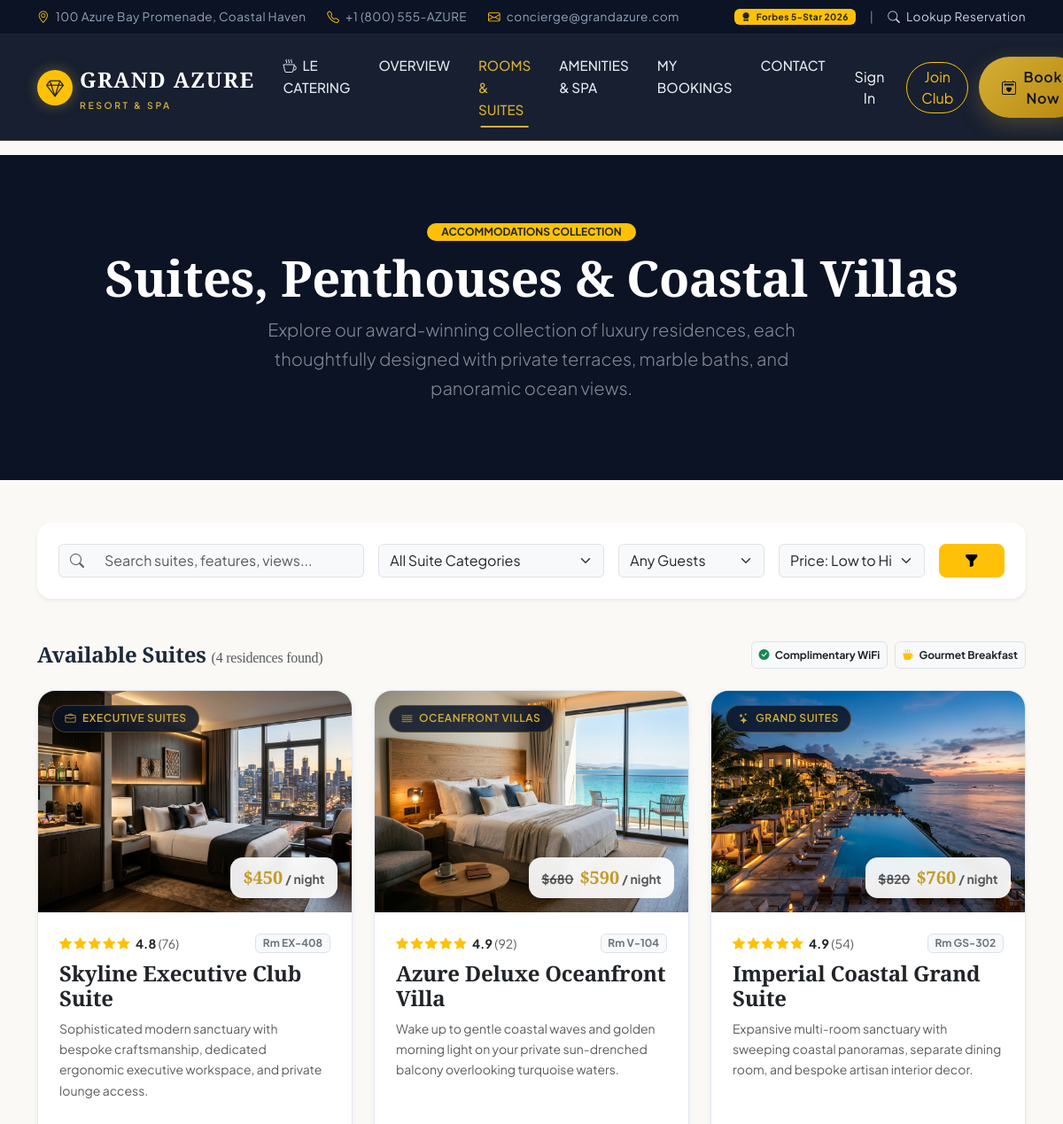
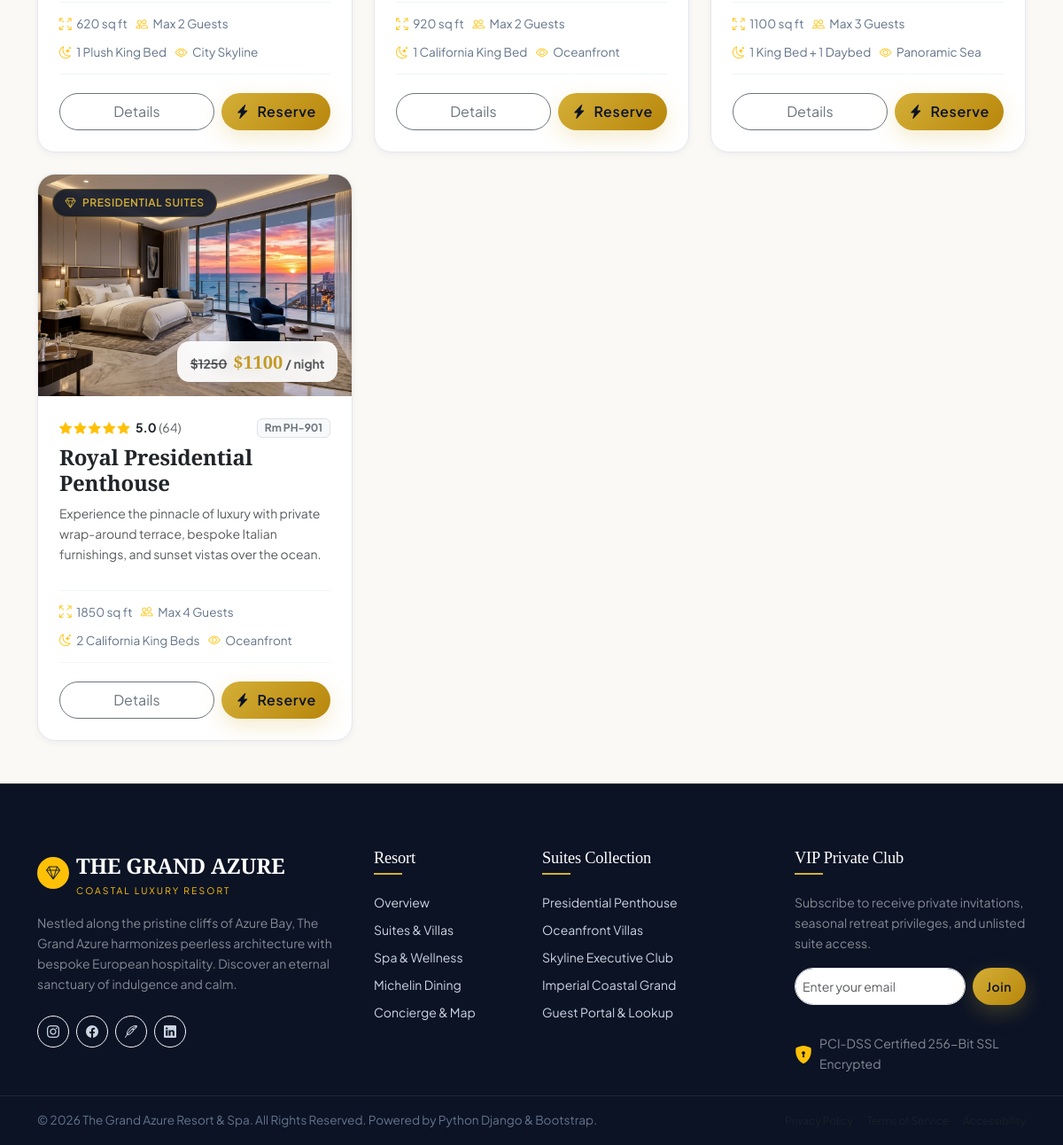
/rooms/, run on the app's committed database (2 pictures, top to bottom).
### hotel_app/models.py (models this page shows, shortened)
class Room(models.Model):
    VIEW_CHOICES = [
        ('Oceanfront', 'Direct Oceanfront'),
        ('Panoramic Sea', 'Panoramic Sea View'),
        ('City Skyline', 'Metropolitan City Skyline'),
        ('Tropical Garden', 'Lush Tropical Garden'),
    ]
    title = models.CharField(max_length=200)
    slug = models.SlugField(unique=True)
    category = models.ForeignKey(Category, on_delete=models.CASCADE, related_name='rooms')
    room_number = models.CharField(max_length=20, unique=True)
    price_per_night = models.DecimalField(max_digits=10, decimal_places=2)
    discount_price = models.DecimalField(max_digits=10, decimal_places=2, null=True, blank=True)
    capacity = models.PositiveIntegerField(default=2)
    beds = models.CharField(max_length=100, default='1 California King Bed')
    size_sqft = models.PositiveIntegerField(default=650)
    view_type = models.CharField(max_length=50, choices=VIEW_CHOICES, default='Oceanfront')
    image_name = models.CharField(
        max_length=255,
        default='hotel_app/images/room_deluxe.jpg',
        help_text="Relative static image path"
    )
    short_description = models.CharField(max_length=300)
    description = models.TextField()
    amenities = models.TextField(
        help_text="Comma-separated amenities (e.g. Infinity Balcony, Butler Service, Marble Bathroom, Free High-Speed WiFi, Nespresso Machine, 65' OLED TV, Luxury Bathrobes)"
    )
    is_featured = models.BooleanField(default=False)
    is_available = models.BooleanField(default=True)
    rating = models.DecimalField(max_digits=3, decimal_places=1, default=4.9)
    reviews_count = models.PositiveIntegerField(default=48)
    created_at = models.DateTimeField(auto_now_add=True)
    class Meta:
        ordering = ['price_per_night']

class Category(models.Model):
    name = models.CharField(max_length=100)
    slug = models.SlugField(unique=True)
    icon = models.CharField(max_length=50, default='bi-door-closed', help_text="Bootstrap icon class")
    description = models.TextField(blank=True)
    class Meta:
        verbose_name_plural = "Categories"
        ordering = ['name']

### hotel_app/views.py (the view, shortened to what this page needs)
# urls.py: path('rooms/', views.rooms_view, name='rooms'),
def rooms_view(request):
    rooms = Room.objects.filter(is_available=True)
    categories = Category.objects.all()
    selected_category = request.GET.get('category')
    capacity = request.GET.get('capacity')
    search_query = request.GET.get('q')
    sort_by = request.GET.get('sort', 'price_asc')
    check_in = request.GET.get('check_in')
    check_out = request.GET.get('check_out')
    if selected_category and selected_category != 'all':
        rooms = rooms.filter(category__slug=selected_category)
    if capacity:
        try:
            capacity_num = int(capacity)
            rooms = rooms.filter(capacity__gte=capacity_num)
        except ValueError:
            pass
    if sort_by == 'price_desc':
        rooms = rooms.order_by('-price_per_night')
    elif sort_by == 'rating':
        rooms = rooms.order_by('-rating')
    else:
        rooms = rooms.order_by('price_per_night')
    context = {
        'rooms': rooms,
        'categories': categories,
        'selected_category': selected_category,
        'capacity': capacity,
        'search_query': search_query,
        'sort_by': sort_by,
        'check_in': check_in,
        'check_out': check_out,
        'total_rooms': rooms.count(),
    }
    return render(request, 'hotel_app/rooms.html', context)

### hotel_app/templates/hotel_app/rooms.html (shortened to what this page needs)
{% extends 'hotel_app/base.html' %}
{% load static %}
{% block extra_css %}
<link rel="stylesheet" href="{% static 'hotel_app/css/rooms.css' %}">
{% endblock %}
{% block content %}
<div class="py-5 bg-navy-dark text-white text-center position-relative">
  <div class="container py-4 position-relative" style="z-index: 2;">
    <span class="badge bg-warning text-dark px-3 py-1 rounded-pill text-uppercase mb-2">Accommodations Collection</span>
    <h1 class="display-4 font-serif fw-bold text-white mb-2">Suites, Penthouses &amp; Coastal Villas</h1>
    <p class="text-white-50 lead mx-auto" style="max-width: 650px;">
      Explore our award-winning collection of luxury residences, each thoughtfully designed with private terraces, marble baths, and panoramic ocean views.
    </p>
  </div>
</div>
<div class="container py-5">
  <div class="card border-0 shadow-sm rounded-4 p-4 mb-5 bg-white">
    <form method="GET" action="{% url 'rooms' %}" class="row g-3 align-items-center">
      <div class="col-lg-4 col-md-6">
        <div class="input-group">
          <span class="input-group-text bg-light border-end-0 text-muted"><i class="bi bi-search"></i></span>
          <input type="text" name="q" class="form-control bg-light border-start-0" placeholder="Search suites, features, views..." value="{{ search_query|default:'' }}">
        </div>
      </div>
      <div class="col-lg-3 col-md-6">
        <select name="category" class="form-select bg-light" onchange="this.form.submit()">
          <option value="all" {% if not selected_category or selected_category == 'all' %}selected{% endif %}>All Suite Categories</option>
        </select>
      </div>
      <div class="col-lg-2 col-md-6">
        <select name="capacity" class="form-select bg-light" onchange="this.form.submit()">
          <option value="">Any Guests</option>
        </select>
      </div>
      <div class="col-lg-2 col-md-6">
        <select name="sort" class="form-select bg-light" onchange="this.form.submit()">
          <option value="price_asc" {% if sort_by == 'price_asc' %}selected{% endif %}>Price: Low to High</option>
        </select>
      </div>
      <div class="col-lg-1 col-12 d-flex gap-2">
        <button type="submit" class="btn btn-warning w-100 rounded-3" title="Apply Filter">
          <i class="bi bi-funnel-fill"></i>
        </button>
      </div>
    </form>
  </div>
  <div class="d-flex justify-content-between align-items-center mb-4">
    <h4 class="font-serif fw-bold mb-0">
      Available Suites
      <span class="text-muted fs-6 fw-normal">({{ total_rooms }} residences found)</span>
    </h4>
    <div class="d-flex gap-2">
      <span class="badge bg-light text-dark border p-2"><i class="bi bi-check-circle-fill text-success me-1"></i> Complimentary WiFi</span>
      <span class="badge bg-light text-dark border p-2"><i class="bi bi-cup-hot-fill text-warning me-1"></i> Gourmet Breakfast</span>
    </div>
  </div>
  {% if rooms %}
    <div class="row g-4">
      {% for room in rooms %}
        <div class="col-lg-4 col-md-6">
          <div class="room-card">
            <div class="room-card-img-wrapper">
              <img src="{% static room.image_name %}" alt="{{ room.title }}" class="room-card-img">
              <span class="room-badge">
                <i class="bi {{ room.category.icon }} me-1"></i> {{ room.category.name }}
              </span>
              <div class="room-price-tag">
                {% if room.discount_price %}
                  <span class="text-muted text-decoration-line-through small me-1">${{ room.price_per_night|floatformat:0 }}</span>
                  <span class="room-price-val">${{ room.discount_price|floatformat:0 }}</span>
                {% else %}
                  <span class="room-price-val">${{ room.price_per_night|floatformat:0 }}</span>
                {% endif %}
                <span class="text-muted small">/ night</span>
              </div>
            </div>
            <div class="p-4 d-flex flex-column flex-grow-1">
              <div class="d-flex justify-content-between align-items-center mb-2">
                <div class="text-warning small">
                  <i class="bi bi-star-fill"></i>
                  <i class="bi bi-star-fill"></i>
                  <i class="bi bi-star-fill"></i>
                  <i class="bi bi-star-fill"></i>
                  <i class="bi bi-star-fill"></i>
                  <span class="text-dark fw-bold ms-1">{{ room.rating }}</span>
                  <span class="text-muted">({{ room.reviews_count }})</span>
                </div>
                <span class="badge bg-light text-secondary border">Rm {{ room.room_number }}</span>
              </div>
              <h3 class="font-serif fs-4 fw-bold mb-2">
                <a href="{% url 'room_detail' room.slug %}" class="text-dark text-decoration-none hover-gold">{{ room.title }}</a>
              </h3>
              <p class="text-muted small mb-3 flex-grow-1">
                {{ room.short_description }}
              </p>
              <div class="room-specs">
                <span><i class="bi bi-arrows-fullscreen text-warning"></i> {{ room.size_sqft }} sq ft</span>
                <span><i class="bi bi-people text-warning"></i> Max {{ room.capacity }} Guests</span>
                <span><i class="bi bi-moon-stars text-warning"></i> {{ room.beds }}</span>
                <span><i class="bi bi-eye text-warning"></i> {{ room.view_type }}</span>
              </div>
              <div class="d-flex gap-2 pt-2">
                <a href="{% url 'room_detail' room.slug %}" class="btn btn-outline-secondary rounded-pill flex-grow-1 py-2 text-center text-decoration-none">
                  Details
                </a>
                <button type="button"
                        class="btn btn-gold rounded-pill px-3 py-2"
                        data-bs-toggle="modal"
                        data-bs-target="#quickBookModal"
                        data-room-id="{{ room.id }}"
                        data-room-title="{{ room.title }}"
                        data-room-price="{% if room.discount_price %}{{ room.discount_price|floatformat:0 }}{% else %}{{ room.price_per_night|floatformat:0 }}{% endif %}"
                        data-room-image="{% static room.image_name %}"
                        data-room-slug="{{ room.slug }}">
                  <i class="bi bi-lightning-charge-fill"></i> Reserve
                </button>
              </div>
            </div>
          </div>
        </div>
      {% endfor %}
    </div>
  {% endif %}
</div>
{% endblock %}

### data on the page
Room: image_name (picture), category.name "EXECUTIVE SUITES", price_per_night "450", rating "4.8", reviews_count "76", room_number "EX-408", title "Skyline Executive Club Suite", short_description "Sophisticated modern sanctuary with bespoke craftsmanship, dedicated ergonomic executive workspace, and private lounge access.", size_sqft "620", capacity "2", beds "1 Plush King Bed", view_type "City Skyline"
Room: image_name (picture), category.name "OCEANFRONT VILLAS", price_per_night "680", discount_price "590", rating "4.9", reviews_count "92", room_number "V-104", title "Azure Deluxe Oceanfront Villa", short_description "Wake up to gentle coastal waves and golden morning light on your private sun-drenched balcony overlooking turquoise waters.", size_sqft "920", capacity "2", beds "1 California King Bed", view_type "Oceanfront"
Room: image_name (picture), category.name "GRAND SUITES", price_per_night "820", discount_price "760", rating "4.9", reviews_count "54", room_number "GS-302", title "Imperial Coastal Grand Suite", short_description "Expansive multi-room sanctuary with sweeping coastal panoramas, separate dining room, and bespoke artisan interior decor.", size_sqft "1100", capacity "3", beds "1 King Bed + 1 Daybed", view_type "Panoramic Sea"
Room: image_name (picture), category.name "PRESIDENTIAL SUITES", price_per_night "1250", discount_price "1100", rating "5.0", reviews_count "64", room_number "PH-901", title "Royal Presidential Penthouse", short_description "Experience the pinnacle of luxury with private wrap-around terrace, bespoke Italian furnishings, and sunset vistas over the ocean.", size_sqft "1850", capacity "4", beds "2 California King Beds", view_type "Oceanfront"

### other printed values
{{ total_rooms }} "4"
